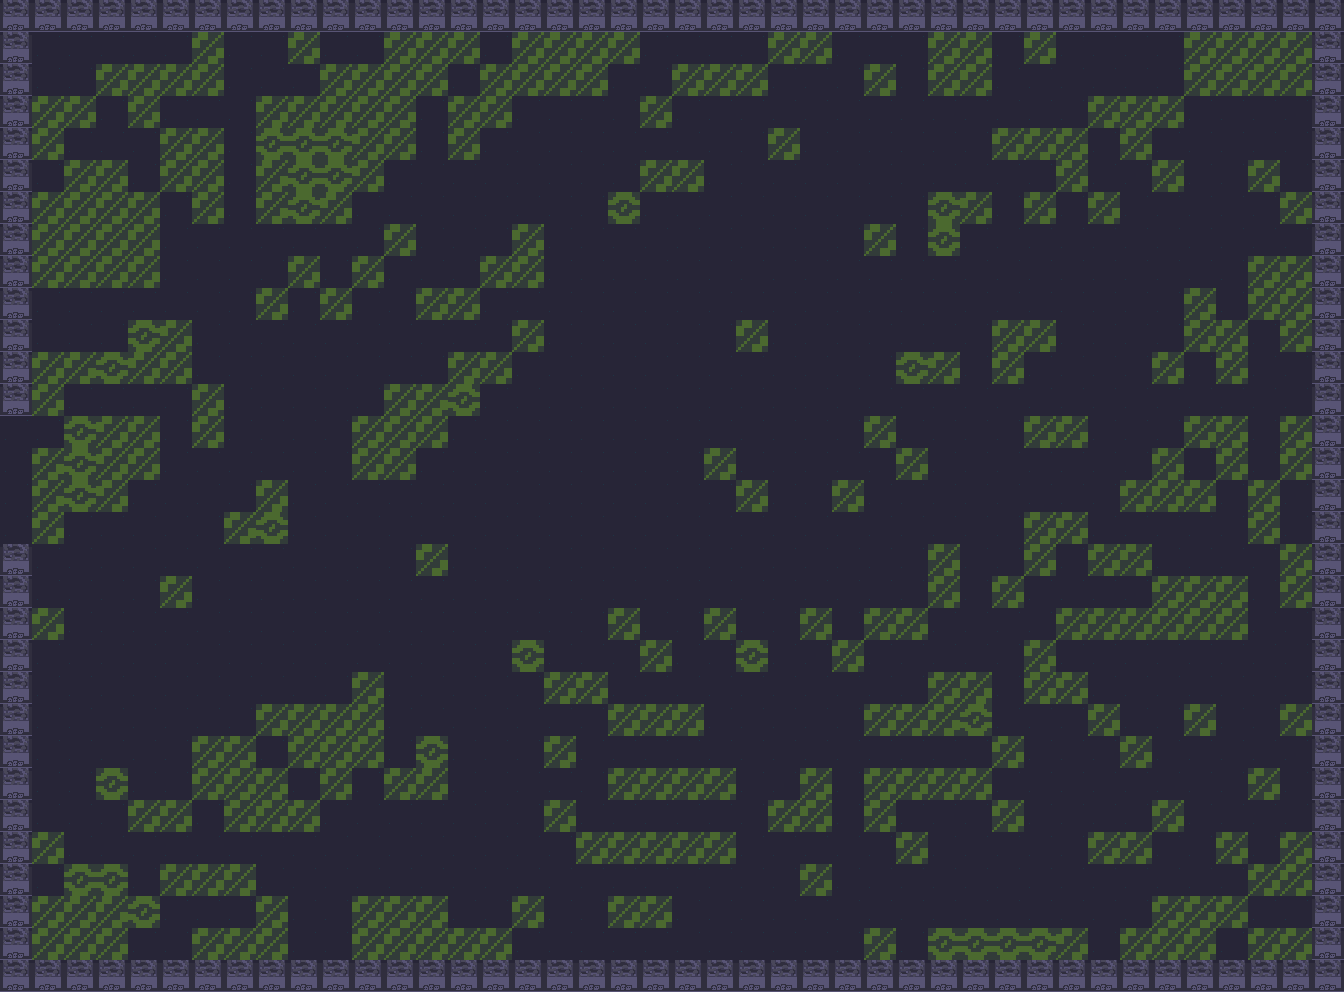

Below is a game level as drawn by its tile map, then a one-line description and the .tmx file that defines it, in full:
An orthogonal 42x31 tile map with 32x32 px tiles, 2 tile layers (tile_1, tile_3), 6 tilesets.

<map version="1.0" tiledversion="1.1.6" orientation="orthogonal" renderorder="right-down" width="42" height="31" tilewidth="32" tileheight="32" infinite="0" nextobjectid="1">
 <tileset firstgid="1" name="grass" tilewidth="32" tileheight="32" tilecount="2" columns="2">
  <image source="../../../PhaserDemo/assets/tilemaps/grass.png" width="64" height="32" />
 </tileset>
 <tileset firstgid="3" name="rock" tilewidth="32" tileheight="32" tilecount="9" columns="3">
  <image source="../../../PhaserDemo/assets/tilemaps/rock.png" width="96" height="96" />
 </tileset>
 <tileset firstgid="12" name="tile_3" tilewidth="32" tileheight="32" tilecount="1" columns="1">
  <image source="tile_3.png" width="32" height="32" />
 </tileset>
 <tileset firstgid="13" name="tile_2" tilewidth="32" tileheight="32" tilecount="1" columns="1">
  <image source="tile_2.png" width="32" height="32" />
 </tileset>
 <tileset firstgid="14" name="tile_1" tilewidth="32" tileheight="32" tilecount="1" columns="1">
  <image source="tile_1.png" width="32" height="32" />
 </tileset>
 <tileset firstgid="15" name="wall_small" tilewidth="32" tileheight="32" tilecount="1" columns="1">
  <image source="wall_small.png" width="32" height="32" />
 </tileset>
 <layer name="tile_1" width="42" height="31">
  <data encoding="csv">
13,13,13,13,13,13,13,13,13,13,13,13,13,13,13,1,13,1,1,1,13,1,13,13,13,13,13,13,13,13,13,13,1,1,1,13,13,13,13,1,1,1,
13,13,13,13,13,13,1,13,13,1,13,13,1,1,1,13,1,1,1,1,13,13,13,13,1,1,13,13,13,1,1,13,1,13,13,13,13,1,1,1,1,1,
13,13,13,1,1,1,1,13,13,13,1,1,1,1,13,1,1,1,1,13,13,1,1,1,13,13,13,1,13,1,1,13,13,13,13,13,13,1,1,1,1,13,
1,1,1,13,1,13,13,13,1,1,1,1,1,13,1,1,13,13,13,13,1,13,13,13,13,13,13,13,13,13,13,13,13,13,1,1,1,13,13,13,13,13,
1,1,13,13,13,1,1,13,2,2,2,1,1,13,1,13,13,13,13,13,13,13,13,13,1,13,13,13,13,13,13,1,1,1,13,1,13,13,13,13,13,13,
13,13,1,1,13,1,1,13,1,2,2,1,13,13,13,13,13,13,13,13,1,1,13,13,13,13,13,13,13,13,13,13,13,1,13,13,1,13,13,1,13,13,
1,1,1,1,1,13,1,13,1,2,1,13,13,13,13,13,13,13,13,2,13,13,13,13,13,13,13,13,13,2,1,13,1,13,1,13,13,13,13,13,1,13,
1,1,1,1,1,13,13,13,13,13,13,13,1,13,13,13,1,13,13,13,13,13,13,13,13,13,13,1,13,2,13,13,13,13,13,13,13,13,13,13,13,1,
1,1,1,1,1,13,13,13,13,1,13,1,13,13,13,1,1,13,13,13,13,13,13,13,13,13,13,13,13,13,13,13,13,13,13,13,13,13,13,1,1,1,
1,13,13,13,13,13,13,13,1,13,1,13,13,1,1,13,13,13,13,13,13,13,13,13,13,13,13,13,13,13,13,13,13,13,13,13,13,1,13,1,1,1,
13,13,13,13,2,1,13,13,13,13,13,13,13,13,13,13,1,13,13,13,13,13,13,1,13,13,13,13,13,13,13,1,1,13,13,13,13,1,1,13,1,13,
13,1,1,2,1,1,13,13,13,13,13,13,13,13,1,1,13,13,13,13,13,13,13,13,13,13,13,13,2,1,13,1,13,13,13,13,1,13,1,13,13,1,
1,1,13,13,13,13,1,13,13,13,13,13,1,1,2,13,13,13,13,13,13,13,13,13,13,13,13,13,13,13,13,13,13,13,13,13,13,13,13,13,13,1,
13,13,2,1,1,13,1,13,13,13,13,1,1,1,13,13,13,13,13,13,13,13,13,13,13,13,13,1,13,13,13,13,1,1,13,13,13,1,1,13,1,13,
13,1,2,1,1,13,13,13,13,13,13,1,1,13,13,13,13,13,13,13,13,13,1,13,13,13,13,13,1,13,13,13,13,13,13,13,1,13,1,13,1,13,
13,1,2,1,13,13,13,13,1,13,13,13,13,13,13,13,13,13,13,13,13,13,13,1,13,13,1,13,13,13,13,13,13,13,13,1,1,1,13,1,13,1,
13,1,13,13,13,13,13,1,2,13,13,13,13,13,13,13,13,13,13,13,13,13,13,13,13,13,13,13,13,13,13,13,1,1,13,13,13,13,13,1,13,13,
13,13,13,13,13,13,13,13,13,13,13,13,13,1,13,13,13,13,13,13,13,13,13,13,13,13,13,13,13,1,13,13,1,13,1,1,13,13,13,13,1,13,
13,13,13,13,13,1,13,13,13,13,13,13,13,13,13,13,13,13,13,13,13,13,13,13,13,13,13,13,13,1,13,1,13,13,13,13,1,1,1,13,1,1,
13,1,13,13,13,13,13,13,13,13,13,13,13,13,13,13,13,13,13,1,13,13,1,13,13,1,13,1,1,13,13,13,13,1,1,1,1,1,1,13,13,13,
13,13,13,13,13,13,13,13,13,13,13,13,13,13,13,13,2,13,13,13,1,13,13,2,13,13,1,13,13,13,13,13,1,13,13,13,13,13,13,13,13,13,
13,13,13,13,13,13,13,13,13,13,13,1,13,13,13,13,13,1,1,13,13,13,13,13,13,13,13,13,13,1,1,13,1,1,13,13,13,13,13,13,13,13,
13,13,13,13,13,13,13,13,1,1,1,1,13,13,13,13,13,13,13,1,1,1,13,13,13,13,13,1,1,1,2,13,13,13,1,13,13,1,13,13,1,13,
13,13,13,13,13,13,1,1,13,1,1,1,13,2,13,13,13,1,13,13,13,13,13,13,13,13,13,13,13,13,13,1,13,13,13,1,13,13,13,13,13,13,
1,13,13,2,13,13,1,1,1,13,1,13,1,1,13,13,13,13,13,1,1,1,1,13,13,1,13,1,1,1,1,13,13,13,13,13,13,13,13,1,13,1,
13,13,13,13,1,1,13,1,1,1,13,13,13,13,13,13,13,1,13,13,13,13,13,13,1,1,13,1,13,13,13,1,13,13,13,13,1,13,13,13,13,13,
1,1,13,13,13,13,13,13,13,13,13,13,13,13,13,13,13,13,1,1,1,1,1,13,13,13,13,13,1,13,13,13,13,13,1,1,13,13,1,13,1,1,
1,13,2,2,13,1,1,1,13,13,13,13,13,13,13,13,13,13,13,13,13,13,13,13,13,1,13,13,13,13,13,13,13,13,13,13,13,13,13,1,1,1,
13,1,1,1,2,13,13,13,1,13,13,1,1,1,13,13,1,13,13,1,1,13,13,13,13,13,13,13,13,13,13,13,13,13,13,13,1,1,1,13,13,13,
1,1,1,1,13,13,1,1,1,13,13,1,1,1,1,1,13,13,13,13,13,13,13,13,13,13,13,1,13,2,2,2,2,1,13,1,1,1,13,1,1,1,
13,1,13,13,1,1,13,1,1,13,13,13,1,1,1,1,1,1,13,13,13,12,12,12,12,12,1,1,1,13,1,1,1,13,13,1,13,13,1,1,1,1
</data>
 </layer>
 <layer name="tile_3" width="42" height="31">
  <data encoding="csv">
12,12,12,12,12,12,12,12,12,12,12,12,12,12,12,12,12,12,12,12,12,12,12,12,12,12,12,12,12,12,12,12,12,12,12,12,12,12,12,12,12,12,
12,0,0,0,0,0,0,0,0,0,0,0,0,0,0,0,0,0,0,0,0,0,0,0,0,0,0,0,0,0,0,0,0,0,0,0,0,0,0,0,0,12,
12,0,0,0,0,0,0,0,0,0,0,0,0,0,0,0,0,0,0,0,0,0,0,0,0,0,0,0,0,0,0,0,0,0,0,0,0,0,0,0,0,12,
12,0,0,0,0,0,0,0,0,0,0,0,0,0,0,0,0,0,0,0,0,0,0,0,0,0,0,0,0,0,0,0,0,0,0,0,0,0,0,0,0,12,
12,0,0,0,0,0,0,0,0,0,0,0,0,0,0,0,0,0,0,0,0,0,0,0,0,0,0,0,0,0,0,0,0,0,0,0,0,0,0,0,0,12,
12,0,0,0,0,0,0,0,0,0,0,0,0,0,0,0,0,0,0,0,0,0,0,0,0,0,0,0,0,0,0,0,0,0,0,0,0,0,0,0,0,12,
12,0,0,0,0,0,0,0,0,0,0,0,0,0,0,0,0,0,0,0,0,0,0,0,0,0,0,0,0,0,0,0,0,0,0,0,0,0,0,0,0,12,
12,0,0,0,0,0,0,0,0,0,0,0,0,0,0,0,0,0,0,0,0,0,0,0,0,0,0,0,0,0,0,0,0,0,0,0,0,0,0,0,0,12,
12,0,0,0,0,0,0,0,0,0,0,0,0,0,0,0,0,0,0,0,0,0,0,0,0,0,0,0,0,0,0,0,0,0,0,0,0,0,0,0,0,12,
12,0,0,0,0,0,0,0,0,0,0,0,0,0,0,0,0,0,0,0,0,0,0,0,0,0,0,0,0,0,0,0,0,0,0,0,0,0,0,0,0,12,
12,0,0,0,0,0,0,0,0,0,0,0,0,0,0,0,0,0,0,0,0,0,0,0,0,0,0,0,0,0,0,0,0,0,0,0,0,0,0,0,0,12,
12,0,0,0,0,0,0,0,0,0,0,0,0,0,0,0,0,0,0,0,0,0,0,0,0,0,0,0,0,0,0,0,0,0,0,0,0,0,0,0,0,12,
12,0,0,0,0,0,0,0,0,0,0,0,0,0,0,0,0,0,0,0,0,0,0,0,0,0,0,0,0,0,0,0,0,0,0,0,0,0,0,0,0,12,
0,0,0,0,0,0,0,0,0,0,0,0,0,0,0,0,0,0,0,0,0,0,0,0,0,0,0,0,0,0,0,0,0,0,0,0,0,0,0,0,0,12,
0,0,0,0,0,0,0,0,0,0,0,0,0,0,0,0,0,0,0,0,0,0,0,0,0,0,0,0,0,0,0,0,0,0,0,0,0,0,0,0,0,12,
0,0,0,0,0,0,0,0,0,0,0,0,0,0,0,0,0,0,0,0,0,0,0,0,0,0,0,0,0,0,0,0,0,0,0,0,0,0,0,0,0,12,
0,0,0,0,0,0,0,0,0,0,0,0,0,0,0,0,0,0,0,0,0,0,0,0,0,0,0,0,0,0,0,0,0,0,0,0,0,0,0,0,0,12,
12,0,0,0,0,0,0,0,0,0,0,0,0,0,0,0,0,0,0,0,0,0,0,0,0,0,0,0,0,0,0,0,0,0,0,0,0,0,0,0,0,12,
12,0,0,0,0,0,0,0,0,0,0,0,0,0,0,0,0,0,0,0,0,0,0,0,0,0,0,0,0,0,0,0,0,0,0,0,0,0,0,0,0,12,
12,0,0,0,0,0,0,0,0,0,0,0,0,0,0,0,0,0,0,0,0,0,0,0,0,0,0,0,0,0,0,0,0,0,0,0,0,0,0,0,0,12,
12,0,0,0,0,0,0,0,0,0,0,0,0,0,0,0,0,0,0,0,0,0,0,0,0,0,0,0,0,0,0,0,0,0,0,0,0,0,0,0,0,12,
12,0,0,0,0,0,0,0,0,0,0,0,0,0,0,0,0,0,0,0,0,0,0,0,0,0,0,0,0,0,0,0,0,0,0,0,0,0,0,0,0,12,
12,0,0,0,0,0,0,0,0,0,0,0,0,0,0,0,0,0,0,0,0,0,0,0,0,0,0,0,0,0,0,0,0,0,0,0,0,0,0,0,0,12,
12,0,0,0,0,0,0,0,0,0,0,0,0,0,0,0,0,0,0,0,0,0,0,0,0,0,0,0,0,0,0,0,0,0,0,0,0,0,0,0,0,12,
12,0,0,0,0,0,0,0,0,0,0,0,0,0,0,0,0,0,0,0,0,0,0,0,0,0,0,0,0,0,0,0,0,0,0,0,0,0,0,0,0,12,
12,0,0,0,0,0,0,0,0,0,0,0,0,0,0,0,0,0,0,0,0,0,0,0,0,0,0,0,0,0,0,0,0,0,0,0,0,0,0,0,0,12,
12,0,0,0,0,0,0,0,0,0,0,0,0,0,0,0,0,0,0,0,0,0,0,0,0,0,0,0,0,0,0,0,0,0,0,0,0,0,0,0,0,12,
12,0,0,0,0,0,0,0,0,0,0,0,0,0,0,0,0,0,0,0,0,0,0,0,0,0,0,0,0,0,0,0,0,0,0,0,0,0,0,0,0,12,
12,0,0,0,0,0,0,0,0,0,0,0,0,0,0,0,0,0,0,0,0,0,0,0,0,0,0,0,0,0,0,0,0,0,0,0,0,0,0,0,0,12,
12,0,0,0,0,0,0,0,0,0,0,0,0,0,0,0,0,0,0,0,0,0,0,0,0,0,0,0,0,0,0,0,0,0,0,0,0,0,0,0,0,12,
12,12,12,12,12,12,12,12,12,12,12,12,12,12,12,12,12,12,12,12,12,12,12,12,12,12,12,12,12,12,12,12,12,12,12,12,12,12,12,12,12,12
</data>
 </layer>
</map>